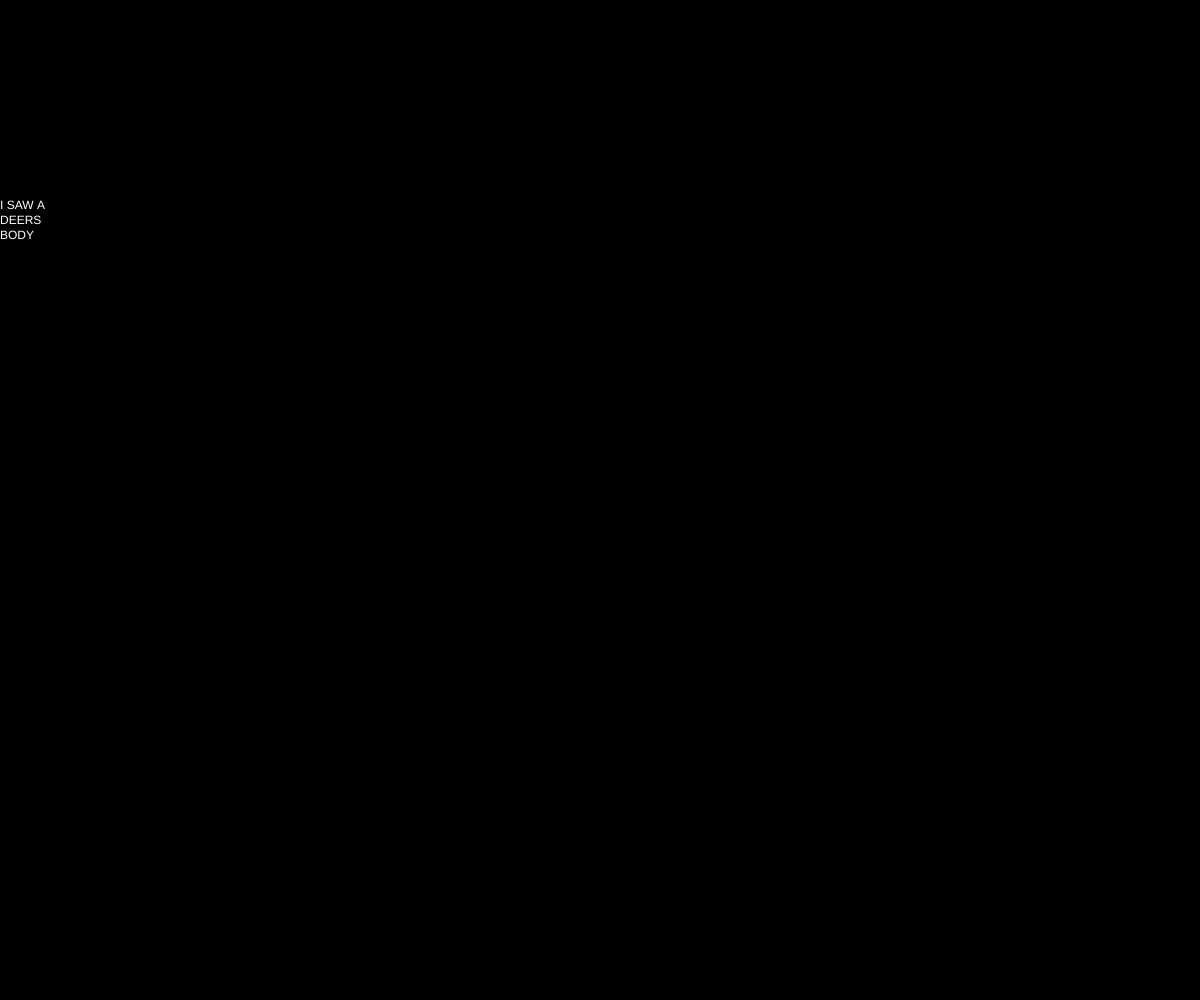
Frame 1 (no input)
Frame 60 (no input): identical to frame 1, image omitted
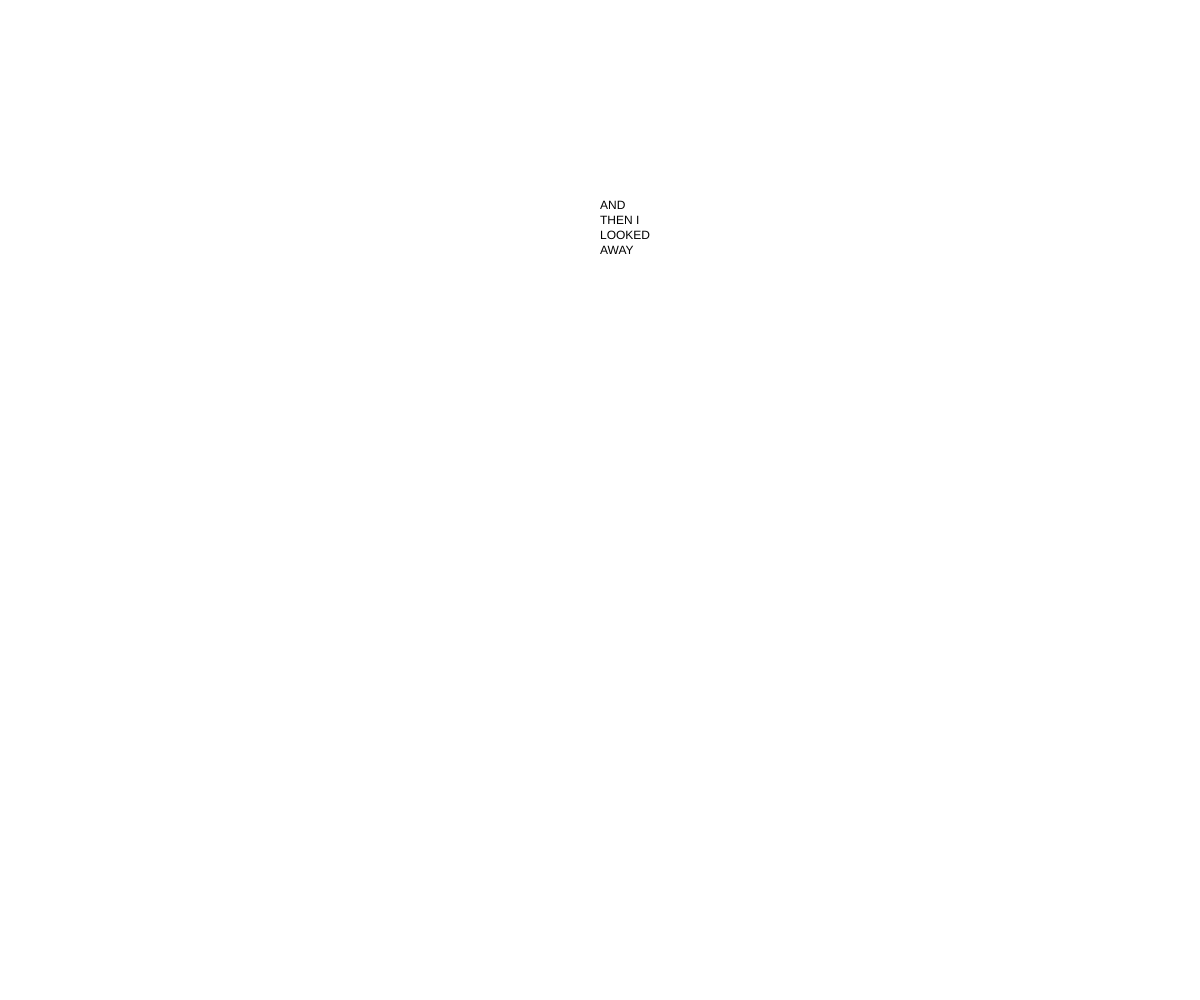
Frame 120 (the mouse pressed at the canvas centre since frame 60)

The p5.js sketch that drew these frames (run headless with seeded random() and noise() and a simulated clock; from frame 60 on, the mouse is pressed at the canvas centre):

// p5.js sketch
// ── sketch.js
let col;
function setup() {
  createCanvas(windowWidth, windowHeight);
}
function draw() {
  col = map(mouseX, 0, 400, 0, windowWidth);
  background(col);
  fill(0, 0, 0);
  text("AND THEN I LOOKED AWAY", mouseX, 200, 50);
  fill(255);
  text("I SAW A DEERS BODY", mouseX / 10, 200, 50);
}
